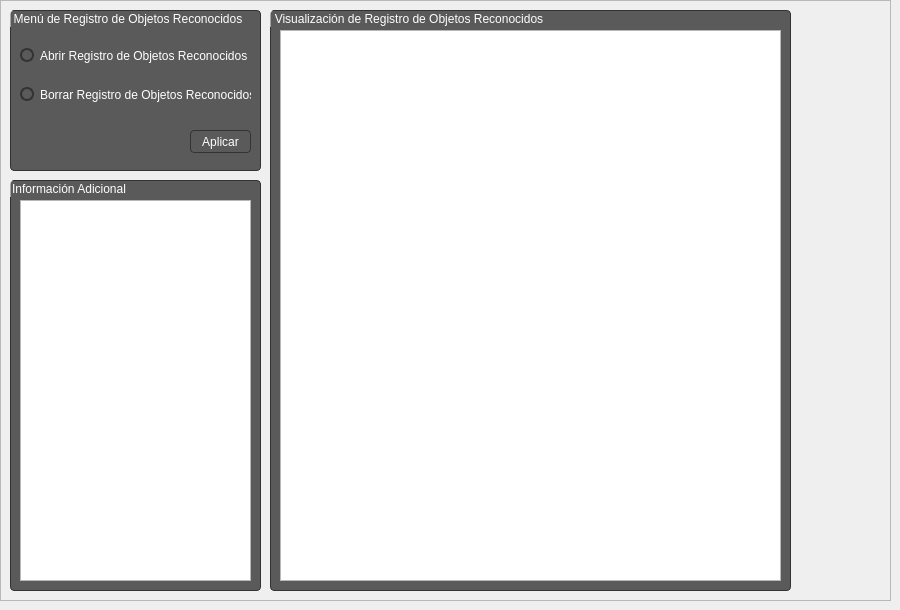
               <widget class="QWidget" name="File_Records">
                <widget class="QFrame" name="frame_3">
                 <property name="geometry">
                  <rect>
                   <x>0</x>
                   <y>0</y>
                   <width>891</width>
                   <height>601</height>
                  </rect>
                 </property>
                 <property name="frameShape">
                  <enum>QFrame::StyledPanel</enum>
                 </property>
                 <property name="frameShadow">
                  <enum>QFrame::Raised</enum>
                 </property>
                 <widget class="QGroupBox" name="groupBox_2">
                  <property name="geometry">
                   <rect>
                    <x>10</x>
                    <y>10</y>
                    <width>251</width>
                    <height>161</height>
                   </rect>
                  </property>
                  <property name="styleSheet">
                   <string notr="true">QGroupBox{
	border:1px solid rgb(51,51,51);	
	border-radius:4px;
	color:white;
	background:rgb(91,90,90);
}</string>
                  </property>
                  <property name="title">
                   <string>Menú de Registro de Objetos Reconocidos</string>
                  </property>
                  <widget class="QPushButton" name="Accept">
                   <property name="geometry">
                    <rect>
                     <x>180</x>
                     <y>120</y>
                     <width>61</width>
                     <height>23</height>
                    </rect>
                   </property>
                   <property name="styleSheet">
                    <string notr="true">QPushButton {
	color:white;
	border:1px solid rgb(51,51,51);	
	border-radius:4px;
	background-color: rgba(0,0,0,0);
}
QPushButton:hover {
	background-color: rgb(91,90,90);
}
QPushButton:pressed {	
	background-color: rgba(0,0,0,0);
}</string>
                   </property>
                   <property name="text">
                    <string>Aplicar</string>
                   </property>
                  </widget>
                  <widget class="QWidget" name="verticalLayoutWidget">
                   <property name="geometry">
                    <rect>
                     <x>10</x>
                     <y>20</y>
                     <width>231</width>
                     <height>91</height>
                    </rect>
                   </property>
                   <layout class="QVBoxLayout" name="ObjectReconice_menu">
                    <item>
                     <widget class="QRadioButton" name="radioButton_1">
                      <property name="styleSheet">
                       <string notr="true">QRadioButton {
	background:rgb(91,90,90);
    color:white;
}
QRadioButton::indicator {
    width:10px;
    height:10px;
    border-radius: 7px;
}
QRadioButton::indicator:checked {
    background-color:rgb(0,143,170);
    border: 2px solid rgb(51,51,51);
}

QRadioButton::indicator:unchecked {
    background-color:rgb(91,90,90);
    border:2px solid rgb(51,51,51);
}</string>
                      </property>
                      <property name="text">
                       <string>Abrir Registro de Objetos Reconocidos </string>
                      </property>
                     </widget>
                    </item>
                    <item>
                     <widget class="QRadioButton" name="radioButton">
                      <property name="styleSheet">
                       <string notr="true">QRadioButton {
	background:rgb(91,90,90);
    color:white;
}
QRadioButton::indicator {
    width:10px;
    height:10px;
    border-radius: 7px;
}
QRadioButton::indicator:checked {
    background-color:rgb(0,143,170);
    border: 2px solid rgb(51,51,51);
}

QRadioButton::indicator:unchecked {
    background-color:rgb(91,90,90);
    border:2px solid rgb(51,51,51);
}</string>
                      </property>
                      <property name="text">
                       <string>Borrar Registro de Objetos Reconocidos</string>
                      </property>
                     </widget>
                    </item>
                   </layout>
                  </widget>
                 </widget>
                 <widget class="QGroupBox" name="groupBox_3">
                  <property name="geometry">
                   <rect>
                    <x>270</x>
                    <y>10</y>
                    <width>521</width>
                    <height>581</height>
                   </rect>
                  </property>
                  <property name="styleSheet">
                   <string notr="true">QGroupBox{
	border:1px solid rgb(51,51,51);	
	border-radius:4px;
	color:white;
	background:rgb(91,90,90);
}</string>
                  </property>
                  <property name="title">
                   <string>Visualización de Registro de Objetos Reconocidos</string>
                  </property>
                  <widget class="QTextBrowser" name="ObjectReconice_log">
                   <property name="geometry">
                    <rect>
                     <x>10</x>
                     <y>20</y>
                     <width>501</width>
                     <height>551</height>
                    </rect>
                   </property>
                  </widget>
                 </widget>
                 <widget class="QGroupBox" name="groupBox_6">
                  <property name="geometry">
                   <rect>
                    <x>10</x>
                    <y>180</y>
                    <width>251</width>
                    <height>411</height>
                   </rect>
                  </property>
                  <property name="styleSheet">
                   <string notr="true">QGroupBox{
	border:1px solid rgb(51,51,51);	
	border-radius:4px;
	color:white;
	background:rgb(91,90,90);
}</string>
                  </property>
                  <property name="title">
                   <string>Información Adicional</string>
                  </property>
                  <widget class="QTextBrowser" name="AdicionalText">
                   <property name="geometry">
                    <rect>
                     <x>10</x>
                     <y>20</y>
                     <width>231</width>
                     <height>381</height>
                    </rect>
                   </property>
                  </widget>
                 </widget>
                </widget>
               </widget>
